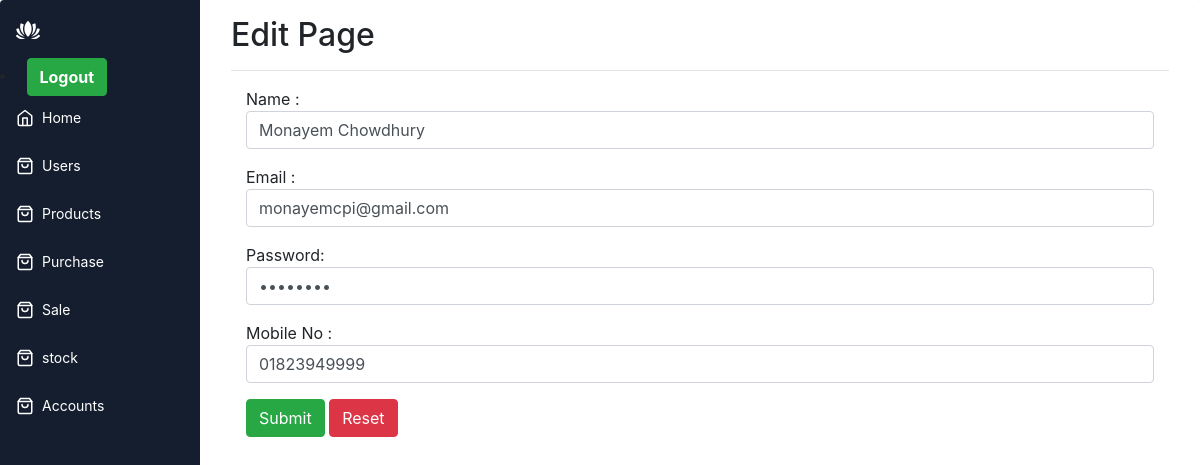
The page /edit.php?id=3 on the database its author committed.
### tables this page shows
CREATE TABLE `users` (
  `id` int(11) NOT NULL,
  `name` varchar(500) NOT NULL,
  `email` varchar(500) NOT NULL,
  `password` varchar(500) NOT NULL,
  `mobile_no` varchar(500) NOT NULL
);

### edit.php (the view, shortened to what this page needs)
<?php
    include 'include/connection.php';
    include 'include/header.php' ;
    $id = $_GET['id'] ;
    $sql = "SELECT * FROM users WHERE id='$id'";
    $result = $db->query($sql);
    $data = $result->fetch_assoc();
?>
<div class="app-content">
    <div class="container">
        <div class="row">
            <div class="col-md-12">
                <h2>Edit Page</h2>  <hr>
            </div>
        </div>
    <div class="container">
            <div class="row">
              <div class="col-md-12">
                    <form action="update-registration.php" method="POST">
                        <p>Name : <input name="name" type="text" value="<?php echo $data['name'] ; ?>" class="form-control" placeholder="Enter your name"></p>
                        <p>Email : <input name="email" type="email"  value="<?php echo $data['email'] ; ?>" class="form-control" placeholder="Enter your email" required></p>
                        <p>Password: <input name="password" type="password" value="<?php echo $data['password'] ; ?>" class="form-control" placeholder="Enter the password" required></p>
                        <p>Mobile No : <input name="mobile_no" value="<?php echo $data['mobile_no'] ; ?>" type="number" placeholder="Enter your mobile no" class="form-control"></p>
                        <button type="submit" class="btn btn-success">Submit</button>
                        <button type="reset" class="btn btn-danger">Reset</button>
                    </form>
               </div>
            </div>
    </div>
</div>
<?php include 'include/footer.php' ; ?>

### assets/style.css (style rules this page uses)
* { box-sizing: border-box; }
:root { --app-bg: #101827; --sidebar: rgba(21, 30, 47,1); --sidebar-main-color: #fff; --table-border: #1a2131; --table-header: #1a2131; --app-content-main-color: #fff; --sidebar-link: #fff; --sidebar-active-link: #1d283c; --sidebar-hover-link: #1a2539; --action-color: #2869ff; --action-color-hover: #6291fd; --app-content-secondary-color: #1d283c; --filter-reset: #2c394f; --filter-shadow: rgba(16, 24, 39, 0.8) 0px 6px 12px -2px, rgba(0, 0, 0, 0.3) 0px 3px 7px -3px; }
body, html { margin: 0; padding: 0; height: 100%; width: 100%; }
body { overflow: hidden; font-family: "Poppins", sans-serif; background-color: var(--app-bg); -webkit-font-smoothing: antialiased; -moz-osx-font-smoothing: grayscale; }
.app-content { padding: 16px; background-color: #ffffff; height: 100%; flex: 1; max-height: 100%; display: flex; flex-direction: column; }

### rows shown on the page
users: name "Monayem Chowdhury", email "monayemcpi@gmail.com", mobile_no "01823949999"
